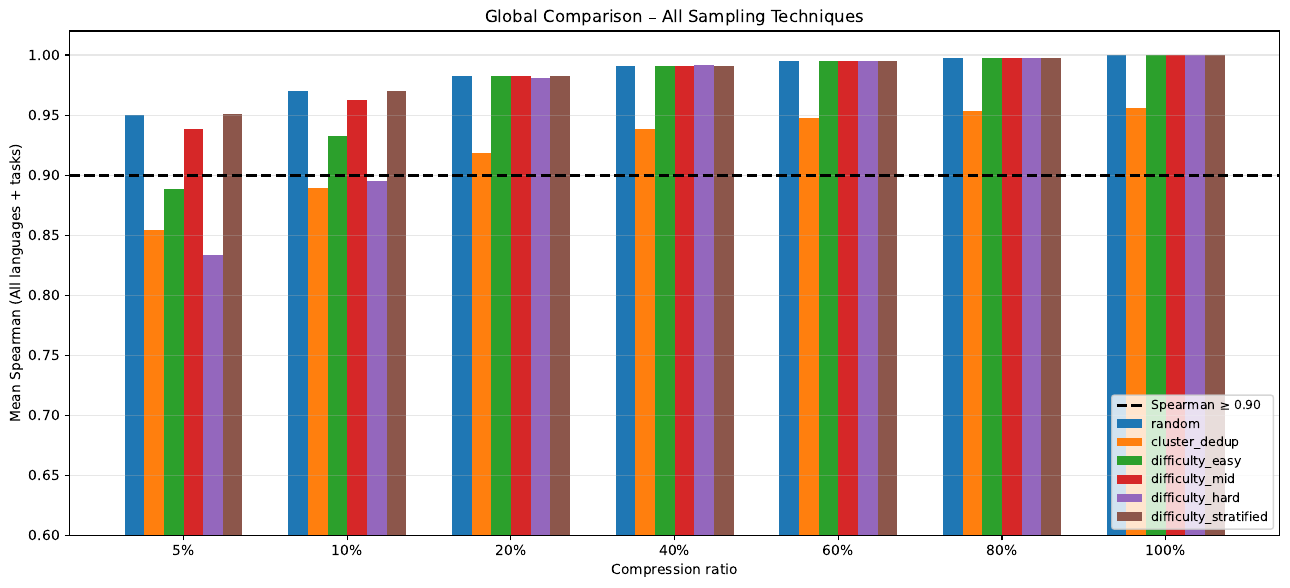

Write the Python code that produced this figure.
import json
from pathlib import Path
import numpy as np
import matplotlib.pyplot as plt

BASE_DIR = Path("outputs_compression")
DIFF_DIR = BASE_DIR / "adaptive_results_difficulty"

LANGUAGES = ["en", "it", "ko", "es", "de", "pt_br", "ca", "eu", "gl"]

TECHNIQUES = [
    "random",
    "cluster_dedup",
    "difficulty_easy",
    "difficulty_mid",
    "difficulty_hard",
    "difficulty_stratified",
]

FIXED_RATIOS = [0.05, 0.10, 0.20, 0.40, 0.60, 0.80, 1.00]
SPEARMAN_THRESHOLD = 0.90


def load_json_if_exists(path):
    if path.exists():
        with open(path, "r", encoding="utf-8") as f:
            return json.load(f)
    return None


def merge_task_techniques(task_main, task_diff):

    merged = {}

    if task_main:
        merged.update(task_main.get("techniques", {}))

    if task_diff:
        merged.update(task_diff.get("techniques", {}))

    return merged


def collect_global_means():

    results = {
        ratio: {tech: [] for tech in TECHNIQUES}
        for ratio in FIXED_RATIOS
    }

    for lang in LANGUAGES:

        main_path = BASE_DIR / f"adaptive_results_{lang}.json"
        diff_path = DIFF_DIR / f"adaptive_results_{lang}.json"

        main_data = load_json_if_exists(main_path)
        diff_data = load_json_if_exists(diff_path)

        if main_data is None and diff_data is None:
            print(f"Skipping {lang} (no files found)")
            continue

        tasks_main = main_data.get("tasks", {}) if main_data else {}
        tasks_diff = diff_data.get("tasks", {}) if diff_data else {}

        all_tasks = set(tasks_main.keys()) | set(tasks_diff.keys())

        for task in all_tasks:

            task_main = tasks_main.get(task)
            task_diff = tasks_diff.get(task)

            if (task_main and "error" in task_main) or \
               (task_diff and "error" in task_diff):
                continue

            techniques_data = merge_task_techniques(task_main, task_diff)

            for technique in TECHNIQUES:

                if technique not in techniques_data:
                    continue

                ratio_data = techniques_data[technique].get("ratios", {})

                for ratio in FIXED_RATIOS:
                    r_str = str(ratio)

                    if r_str in ratio_data:
                        spearman = ratio_data[r_str]["spearman_aggregated"]

                        if not np.isnan(spearman):
                            results[ratio][technique].append(spearman)

    mean_results = {
        ratio: {
            tech: np.mean(values) if values else np.nan
            for tech, values in tech_dict.items()
        }
        for ratio, tech_dict in results.items()
    }

    return mean_results


def plot_bar_comparison():

    mean_results = collect_global_means()

    n_ratios = len(FIXED_RATIOS)
    n_tech = len(TECHNIQUES)

    x = np.arange(n_ratios)
    width = 0.12

    plt.figure(figsize=(13, 6))

    for i, technique in enumerate(TECHNIQUES):

        values = [
            mean_results[ratio].get(technique, np.nan)
            for ratio in FIXED_RATIOS
        ]

        plt.bar(
            x + i * width,
            values,
            width,
            label=technique,
        )

    plt.axhline(
        SPEARMAN_THRESHOLD,
        linestyle="--",
        color="black",
        linewidth=2,
        label="Spearman ≥ 0.90"
    )

    plt.xticks(
        x + width * (n_tech - 1) / 2,
        [f"{int(r*100)}%" for r in FIXED_RATIOS]
    )

    plt.ylabel("Mean Spearman (All languages + tasks)")
    plt.xlabel("Compression ratio")
    plt.title("Global Comparison – All Sampling Techniques")
    plt.ylim(0.6, 1.02)

    plt.legend(loc="lower right", fontsize=9)
    plt.grid(axis="y", alpha=0.3)

    plt.tight_layout()

    output_dir = Path("dataset_compression") / "plots" / "overall"
    output_dir.mkdir(parents=True, exist_ok=True)

    plt.savefig(
        output_dir / "bar_chart_comparison.pdf",
        bbox_inches="tight"
    )

    print("Saved bar_chart_comparison.pdf")

    plt.close()


if __name__ == "__main__":
    plot_bar_comparison()

# run: python -m dataset_compression.plots.overall.bar_chart_comparison